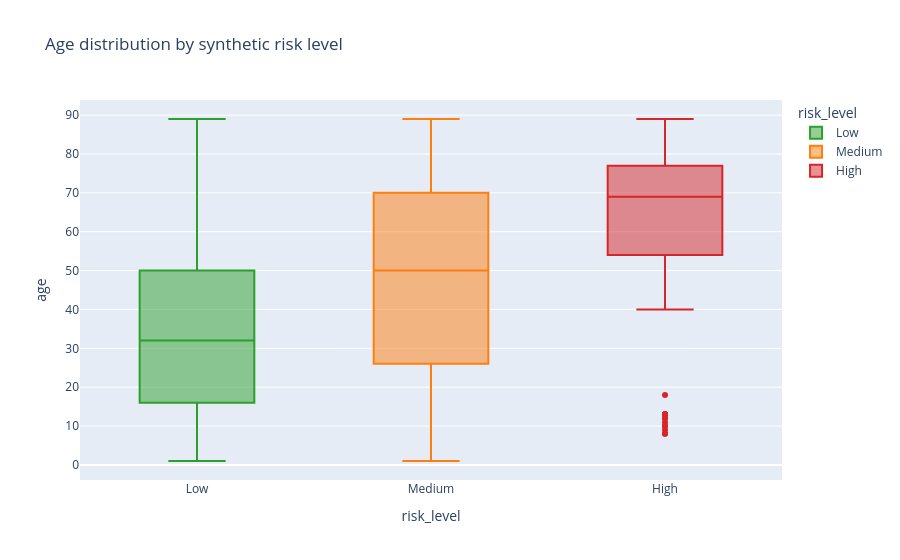

The code cell stored with this chart in its notebook:
### Markdown cell above
## 3. Age vs risk level

### Code cell
fig = px.box(df, x="risk_level", y="age", category_orders={"risk_level": order},
             color="risk_level",
             color_discrete_map={"Low": "#2ca02c", "Medium": "#ff7f0e", "High": "#d62728"},
             title="Age distribution by synthetic risk level")
fig.show()

print(df.groupby("risk_level")["age"].describe().reindex(order).round(1))

### Figure 1 — Plotly figure (JSON) as saved in the notebook; plotly's stock layout.template omitted (floating-point values rounded to 4 significant figures; data arrays with more than 128 entries replaced by an {"elided": "..."} marker saying what was removed)
{"data": [{"alignmentgroup": "True", "hovertemplate": "risk_level=%{x}<br>age=%{y}<extra></extra>", "legendgroup": "Low", "marker": {"color": "#2ca02c"}, "name": "Low", "notched": false, "offsetgroup": "Low", "orientation": "v", "showlegend": true, "x": {"elided": "363 str values"}, "x0": " ", "xaxis": "x", "y": {"elided": "363 int values"}, "y0": " ", "yaxis": "y", "type": "box"}, {"alignmentgroup": "True", "hovertemplate": "risk_level=%{x}<br>age=%{y}<extra></extra>", "legendgroup": "Medium", "marker": {"color": "#ff7f0e"}, "name": "Medium", "notched": false, "offsetgroup": "Medium", "orientation": "v", "showlegend": true, "x": {"elided": "515 str values"}, "x0": " ", "xaxis": "x", "y": {"elided": "515 int values"}, "y0": " ", "yaxis": "y", "type": "box"}, {"alignmentgroup": "True", "hovertemplate": "risk_level=%{x}<br>age=%{y}<extra></extra>", "legendgroup": "High", "marker": {"color": "#d62728"}, "name": "High", "notched": false, "offsetgroup": "High", "orientation": "v", "showlegend": true, "x": ["High", "High", "High", "High", "High", "High", "High", "High", "High", "High", "High", "High", "High", "High", "High", "High", "High", "High", "High", "High", "High", "High", "High", "High", "High", "High", "High", "High", "High", "High", "High", "High", "High", "High", "High", "High", "High", "High", "High", "High", "High", "High", "High", "High", "High", "High", "High", "High", "High", "High", "High", "High", "High", "High", "High", "High", "High", "High", "High", "High", "High", "High", "High", "High", "High", "High", "High", "High", "High", "High", "High", "High", "High", "High", "High", "High", "High", "High", "High", "High", "High", "High", "High", "High", "High", "High", "High", "High", "High", "High", "High", "High", "High", "High", "High", "High", "High", "High", "High", "High", "High", "High", "High", "High", "High", "High", "High", "High", "High", "High", "High", "High", "High", "High", "High", "High", "High", "High", "High", "High", "High", "High"], "x0": " ", "xaxis": "x", "y": [63, 66, 46, 75, 74, 80, 77, 74, 80, 67, 71, 57, 13, 70, 13, 77, 69, 64, 45, 57, 8, 12, 72, 49, 77, 44, 56, 58, 44, 89, 52, 53, 87, 49, 86, 89, 84, 89, 67, 76, 80, 69, 87, 84, 12, 83, 50, 10, 72, 70, 76, 74, 71, 73, 53, 82, 54, 53, 72, 80, 51, 9, 88, 70, 55, 66, 70, 13, 71, 69, 62, 8, 13, 83, 68, 72, 83, 76, 11, 59, 65, 66, 68, 66, 65, 85, 64, 65, 74, 40, 49, 79, 75, 10, 89, 80, 72, 81, 54, 60, 72, 87, 76, 73, 18, 63, 73, 64, 55, 79, 41, 69, 87, 85, 55, 70, 87, 75, 82, 59, 48, 56], "y0": " ", "yaxis": "y", "type": "box"}], "layout": {"xaxis": {"anchor": "y", "domain": [0.0, 1.0], "title": {"text": "risk_level"}, "categoryorder": "array", "categoryarray": ["Low", "Medium", "High"]}, "yaxis": {"anchor": "x", "domain": [0.0, 1.0], "title": {"text": "age"}}, "legend": {"title": {"text": "risk_level"}, "tracegroupgap": 0}, "title": {"text": "Age distribution by synthetic risk level"}, "boxmode": "overlay"}}
